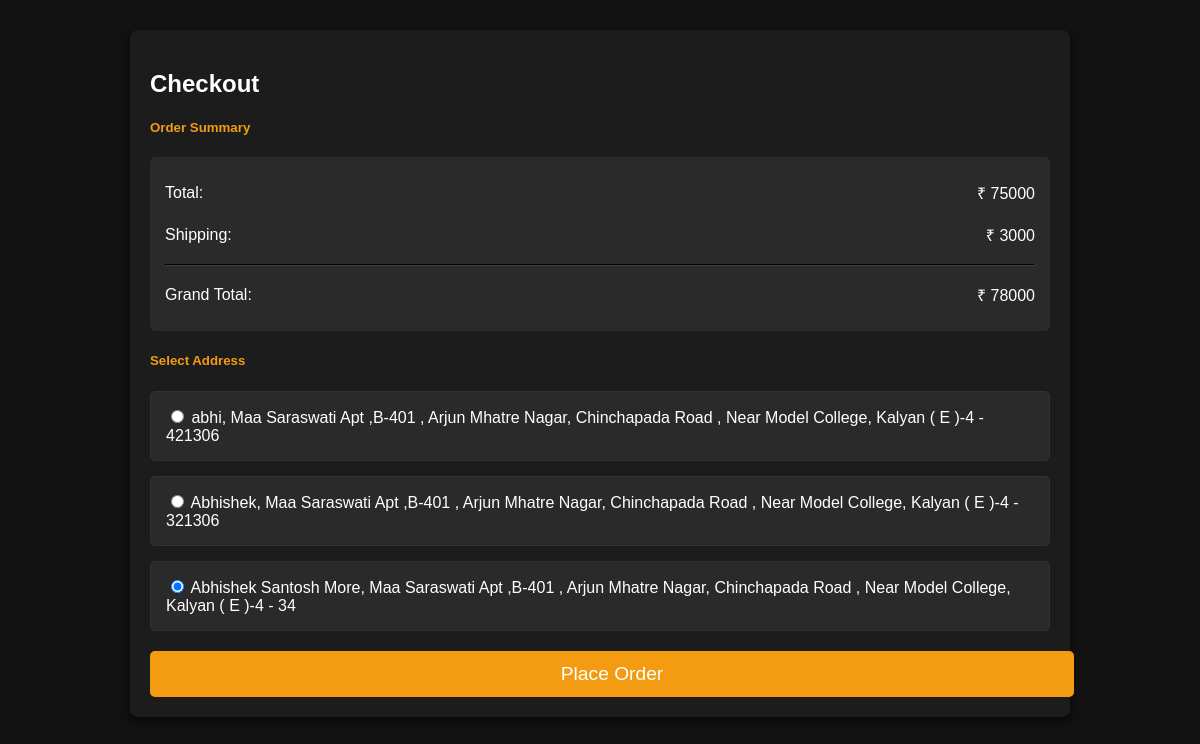
The page /Check_Out (signed in) on the database as committed earlier.
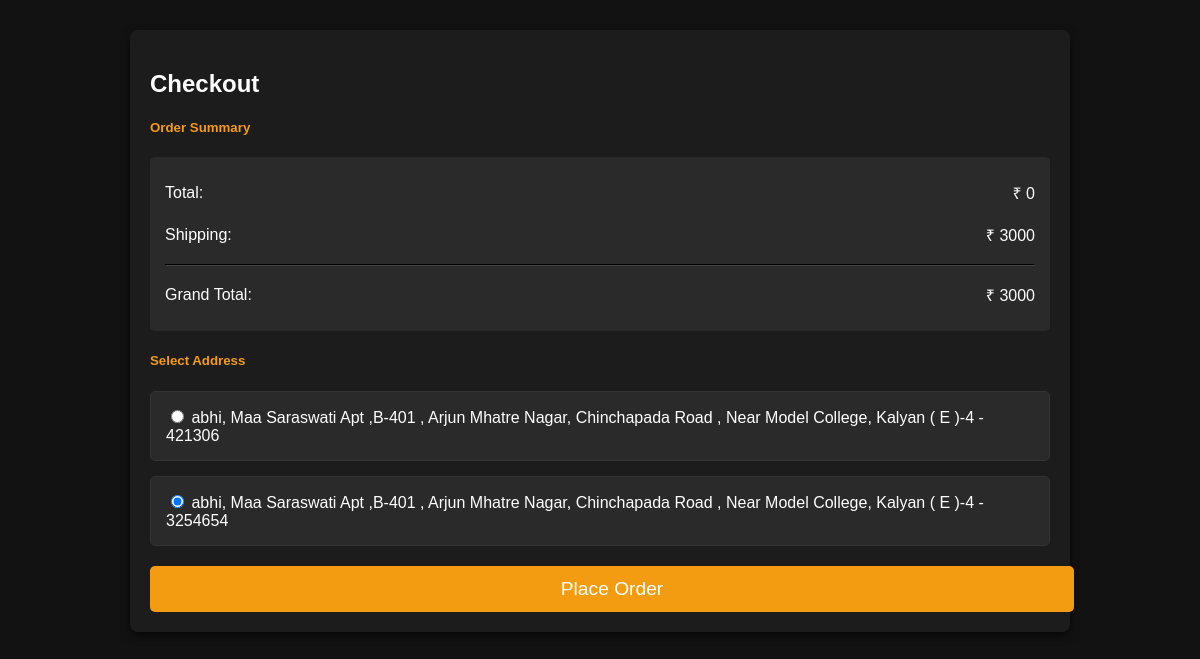
The same page on the database as committed later.
### core/models.py (models this page shows, shortened)
class Customer_Detail(models.Model):
    STATE_CHOICES = [
        ('AP', 'Andhra Pradesh'),
        ('AR', 'Arunachal Pradesh'),
        ('AS', 'Assam'),
        ('BR', 'Bihar'),
        ('CT', 'Chhattisgarh'),
        ('GA', 'Goa'),
        ('GJ', 'Gujarat'),
        ('HR', 'Haryana'),
        ('HP', 'Himachal Pradesh'),
        ('JH', 'Jharkhand'),
        ('KA', 'Karnataka'),
        ('KL', 'Kerala'),
        ('MP', 'Madhya Pradesh'),
        ('MH', 'Maharashtra'),
        ('MN', 'Manipur'),
        ('ML', 'Meghalaya'),
        ('MZ', 'Mizoram'),
        ('NL', 'Nagaland'),
        ('OR', 'Odisha'),
        ('PB', 'Punjab'),
        ('RJ', 'Rajasthan'),
        ('SK', 'Sikkim'),
        ('TN', 'Tamil Nadu'),
        ('TG', 'Telangana'),
        ('TR', 'Tripura'),
        ('UP', 'Uttar Pradesh'),
        ('UK', 'Uttarakhand'),
        ('WB', 'West Bengal'),
        ('AN', 'Andaman and Nicobar Islands'),
        ('CH', 'Chandigarh'),
        ('DN', 'Dadra and Nagar Haveli and Daman and Diu'),
        ('DL', 'Delhi'),
        ('JK', 'Jammu and Kashmir'),
        ('LA', 'Ladakh'),
        ('LD', 'Lakshadweep'),
        ('PY', 'Puducherry'),
    ]
    user = models.ForeignKey(User, on_delete=models.CASCADE)
    name = models.CharField(max_length=100)
    address = models.CharField(max_length=100)
    city = models.CharField(max_length=100)
    state = models.CharField(max_length=2, choices=STATE_CHOICES)
    pincode = models.IntegerField(
        default=0,
        blank=True,
        null=True,
    )

### core/views.py (the view)
# urls.py: path('Check_Out',views.Check_Out,name='Check_Out'),
def Check_Out(request):
    if request.user.is_authenticated:
        watch_view=Cart.objects.filter(user=request.user)
        total=0
        delivery_charges=3000
        for viewcart in watch_view:
            total+=(viewcart.product.discounted_price*viewcart.quantity)
        final_price =total+delivery_charges
        address = Customer_Detail.objects.filter(user=request.user)
        return render(request,'core/checkout.html',{'total':total,'final_price':final_price,'address':address})
    else:
        return redirect('login')

### core/templates/core/checkout.html (shortened to what this page needs)
{% block content %}
<body>
    <div class="checkout-container">
        <h2 class="text-center mb-4">Checkout</h2>
        <div class="cart-summary mb-4">
            <h5>Order Summary</h5>
            <div class="summary-card">
                <div class="summary-row">
                    <span>Total:</span>
                    <span class="cart-total">&#8377; {{ total }}</span>
                </div>
                <div class="summary-row">
                    <span>Shipping:</span>
                    <span class="shipping-cost">&#8377; 3000</span>
                </div>
                <hr>
                <div class="summary-row">
                    <span>Grand Total:</span>
                    <span class="grand-total">&#8377; {{ final_price }}</span>
                </div>
            </div>
        </div>
        <div class="address-selection mb-4">
            <h5>Select Address</h5>
            <form action="" checked>
                {% for addre in address %}
                    <div class="address-card">
                        <input
                        type="radio"
                        name="selected_address"
                        value="{{ addre.id }}"
                        checked
                        >
                        <label for="address">
                            {{ addre.name }}, {{ addre.address }} - {{ addre.pincode }}
                        </label>
                    </div>
                {% endfor %}
            </form>
        </div>
        <a href="Payment" class="place-order-btn">Place Order</a>
    </div>
{% endblock content %}
</body>

Rows that differ between the two databases and show on the page:
removed Customer_Detail: name "Abhishek", address "Maa Saraswati Apt ,B-401 , Arjun Mhatre Nagar, Chinchapada Road , Near Model College, Kalyan ( E )-4", pincode "321306"
removed Customer_Detail: name "Abhishek Santosh More", address "Maa Saraswati Apt ,B-401 , Arjun Mhatre Nagar, Chinchapada Road , Near Model College, Kalyan ( E )-4", pincode "34"
added Customer_Detail: name "abhi", address "Maa Saraswati Apt ,B-401 , Arjun Mhatre Nagar, Chinchapada Road , Near Model College, Kalyan ( E )-4", pincode "3254654"
Other text that changed with them:
{{ total }}: "75000" → "0"
{{ final_price }}: "78000" → "3000"
